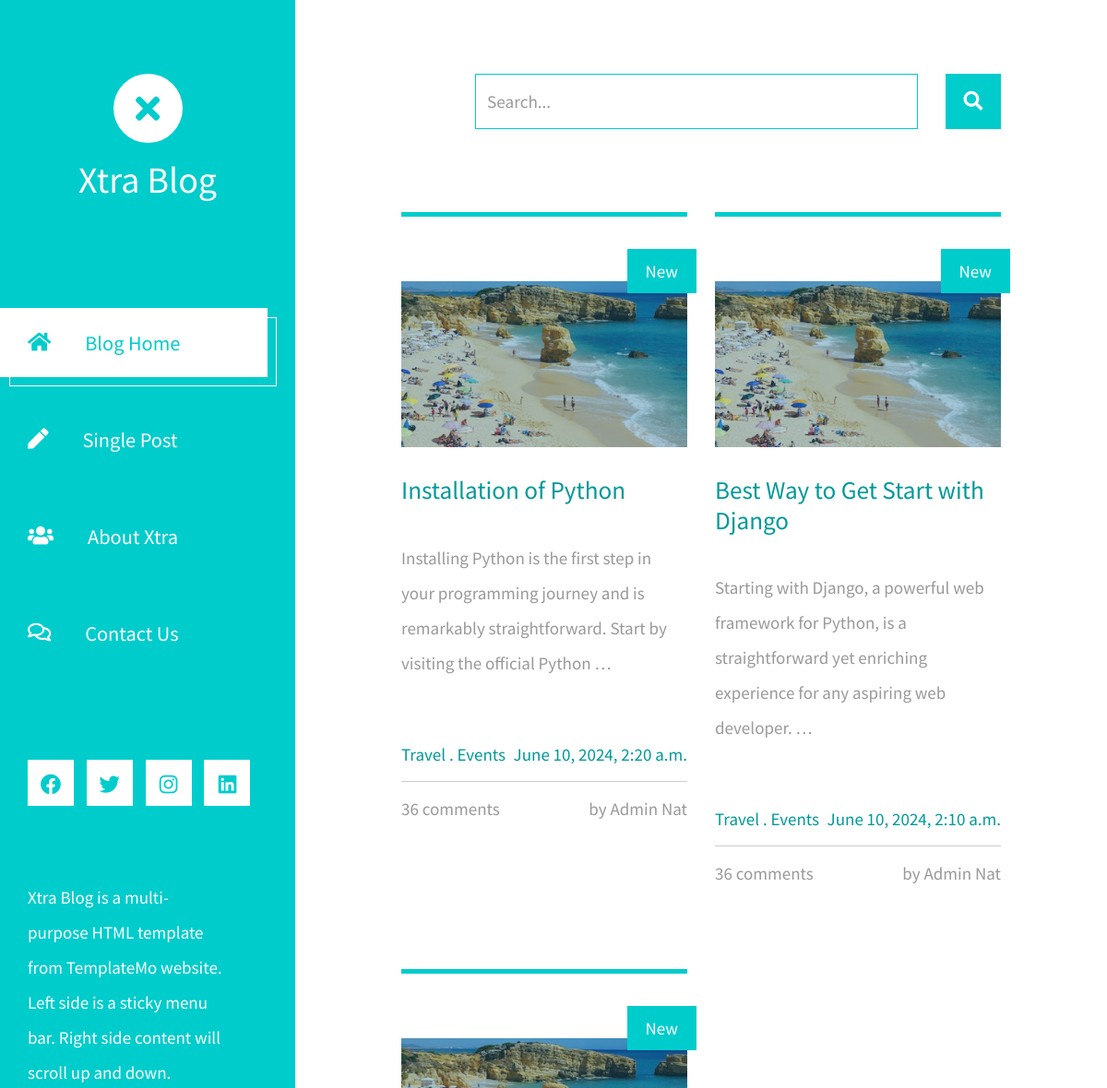
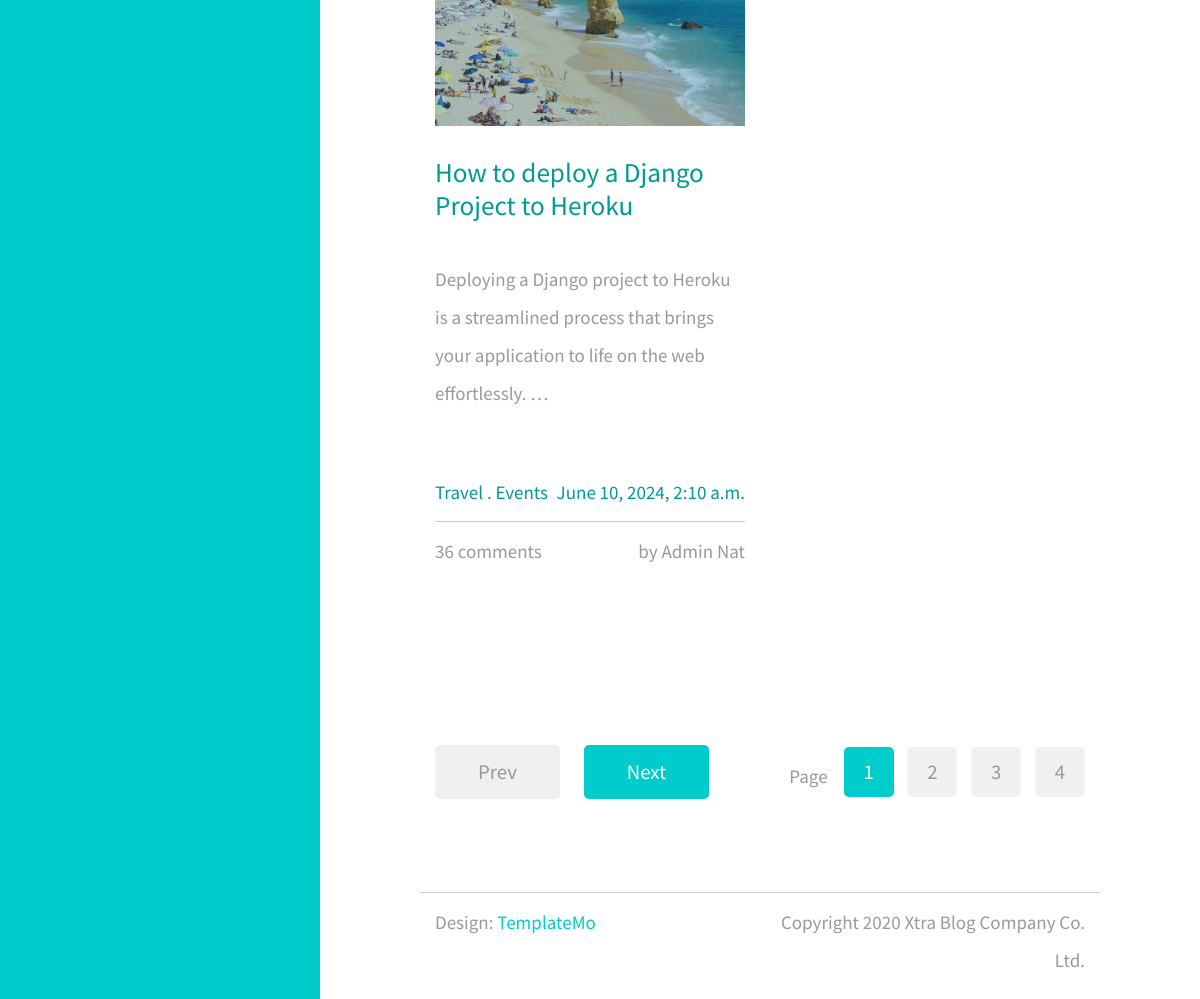
The page / on the database its author committed (2 pictures, top to bottom).
### posts/models.py (models this page shows)
class Post(models.Model):
    title = models.CharField(max_length=100)
    body = models.CharField(max_length=1000000)
    created_at = models.DateTimeField(default=datetime.now, blank= True)

### posts/views.py (the view)
# urls.py: path('', views.index, name = 'index'),
def index(request):
    posts = Post.objects.all()
    return render(request, 'index.html', {'posts': posts})

### templates/index.html (shortened to what this page needs)
<!DOCTYPE html>
<html lang="en">
<head>
    {% load static %}
    <link rel="stylesheet" href="{% static 'css/all.min.css' %}">
    <link href="{% static 'css/bootstrap.min.css' %}" rel="stylesheet">
    <link href="{% static 'css/templatemo-xtra-blog.css' %}" rel="stylesheet">
    <link href="{% static 'fontawesome/webfonts/fa-regular-400.woff2' %}" rel="stylesheet">
    <link href="{% static 'fontawesome/webfonts/fa-brands-400.woff2' %}" rel="stylesheet">
    <link href="{% static 'fontawesome/webfonts/fa-solid-900.woff2' %}" rel="stylesheet">
</head>
<body>
    <header class="tm-header" id="tm-header">
        <div class="tm-header-wrapper">
            <div class="tm-site-header">
                <div class="mb-3 mx-auto tm-site-logo"><i class="fas fa-times fa-2x"></i></div>
                <h1 class="text-center">Xtra Blog</h1>
            </div>
            <nav class="tm-nav" id="tm-nav">
                <ul>
                    <li class="tm-nav-item active"><a href="index.html" class="tm-nav-link">
                        <i class="fas fa-home"></i>
                        Blog Home
                    </a></li>
                    <li class="tm-nav-item"><a href="post.html" class="tm-nav-link">
                        <i class="fas fa-pen"></i>
                        Single Post
                    </a></li>
                    <li class="tm-nav-item"><a href="about.html" class="tm-nav-link">
                        <i class="fas fa-users"></i>
                        About Xtra
                    </a></li>
                    <li class="tm-nav-item"><a href="contact.html" class="tm-nav-link">
                        <i class="far fa-comments"></i>
                        Contact Us
                    </a></li>
                </ul>
            </nav>
            <div class="tm-mb-65">
                <a rel="nofollow" href="https://fb.com/templatemo" class="tm-social-link">
                    <i class="fab fa-facebook tm-social-icon"></i>
                </a>
                <a href="https://twitter.com" class="tm-social-link">
                    <i class="fab fa-twitter tm-social-icon"></i>
                </a>
                <a href="https://instagram.com" class="tm-social-link">
                    <i class="fab fa-instagram tm-social-icon"></i>
                </a>
                <a href="https://linkedin.com" class="tm-social-link">
                    <i class="fab fa-linkedin tm-social-icon"></i>
                </a>
            </div>
            <p class="tm-mb-80 pr-5 text-white">
                Xtra Blog is a multi-purpose HTML template from TemplateMo website. Left side is a sticky menu bar. Right side content will scroll up and down.
            </p>
        </div>
    </header>
    <div class="container-fluid">
        <main class="tm-main">
            <div class="row tm-row">
                <div class="col-12">
                    <form method="GET" class="form-inline tm-mb-80 tm-search-form">
                        <input class="form-control tm-search-input" name="query" type="text" placeholder="Search..." aria-label="Search">
                        <button class="tm-search-button" type="submit" title="Search">
                            <i class="fas fa-search tm-search-icon" aria-hidden="true"></i>
                        </button>
                    </form>
                </div>
            </div>
            <div class="row tm-row">
                {% for post in posts reversed %}
                <article class="col-12 col-md-6 tm-post">
                    <hr class="tm-hr-primary">
                    <a href="post.html/{{post.id}}" class="effect-lily tm-post-link tm-pt-60">
                        <div class="tm-post-link-inner">
                            <img src="{% static 'img/img-01.jpg' %}" alt="Image" class="img-fluid">
                        </div>
                        <span class="position-absolute tm-new-badge">New</span>
                        <h2 class="tm-pt-30 tm-color-primary tm-post-title">{{ post.title }}</h2>
                    </a>
                    <p class="tm-pt-30">
                        {{ post.body|truncatewords:20 }}
                    </p>
                    <div class="d-flex justify-content-between tm-pt-45">
                        <span class="tm-color-primary">Travel . Events</span>
                        <span class="tm-color-primary">{{ post.created_at }}</span>
                    </div>
                    <hr>
                    <div class="d-flex justify-content-between">
                        <span>36 comments</span>
                        <span>by Admin Nat</span>
                    </div>
                </article>
                {% endfor %}
            </div>
            <div class="row tm-row tm-mt-100 tm-mb-75">
                <div class="tm-prev-next-wrapper">
                    <a href="#" class="mb-2 tm-btn tm-btn-primary tm-prev-next disabled tm-mr-20">Prev</a>
                    <a href="#" class="mb-2 tm-btn tm-btn-primary tm-prev-next">Next</a>
                </div>
                <div class="tm-paging-wrapper">
                    <span class="d-inline-block mr-3">Page</span>
                    <nav class="tm-paging-nav d-inline-block">
                        <ul>
                            <li class="tm-paging-item active">
                                <a href="#" class="mb-2 tm-btn tm-paging-link">1</a>
                            </li>
                            <li class="tm-paging-item">
                                <a href="#" class="mb-2 tm-btn tm-paging-link">2</a>
                            </li>
                            <li class="tm-paging-item">
                                <a href="#" class="mb-2 tm-btn tm-paging-link">3</a>
                            </li>
                            <li class="tm-paging-item">
                                <a href="#" class="mb-2 tm-btn tm-paging-link">4</a>
                            </li>
                        </ul>
                    </nav>
                </div>
            </div>
            <footer class="row tm-row">
                <hr class="col-12">
                <div class="col-md-6 col-12 tm-color-gray">
                    Design: <a rel="nofollow" target="_parent" href="https://templatemo.com" class="tm-external-link">TemplateMo</a>
                </div>
                <div class="col-md-6 col-12 tm-color-gray tm-copyright">
                    Copyright 2020 Xtra Blog Company Co. Ltd.
                </div>
            </footer>
        </main>
    </div>
</body>
</html>

### rows shown on the page
Post: title "Installation of Python", body "Installing Python is the first step in your programming journey and is remarkably straightforward. Start by visiting the official Python …", created_at "June 10, 2024, 2:20 a.m."
Post: title "Best Way to Get Start with Django", body "Starting with Django, a powerful web framework for Python, is a straightforward yet enriching experience for any aspiring web developer. …", created_at "June 10, 2024, 2:10 a.m."
Post: title "How to deploy a Django Project to Heroku", body "Deploying a Django project to Heroku is a streamlined process that brings your application to life on the web effortlessly. …", created_at "June 10, 2024, 2:10 a.m."
